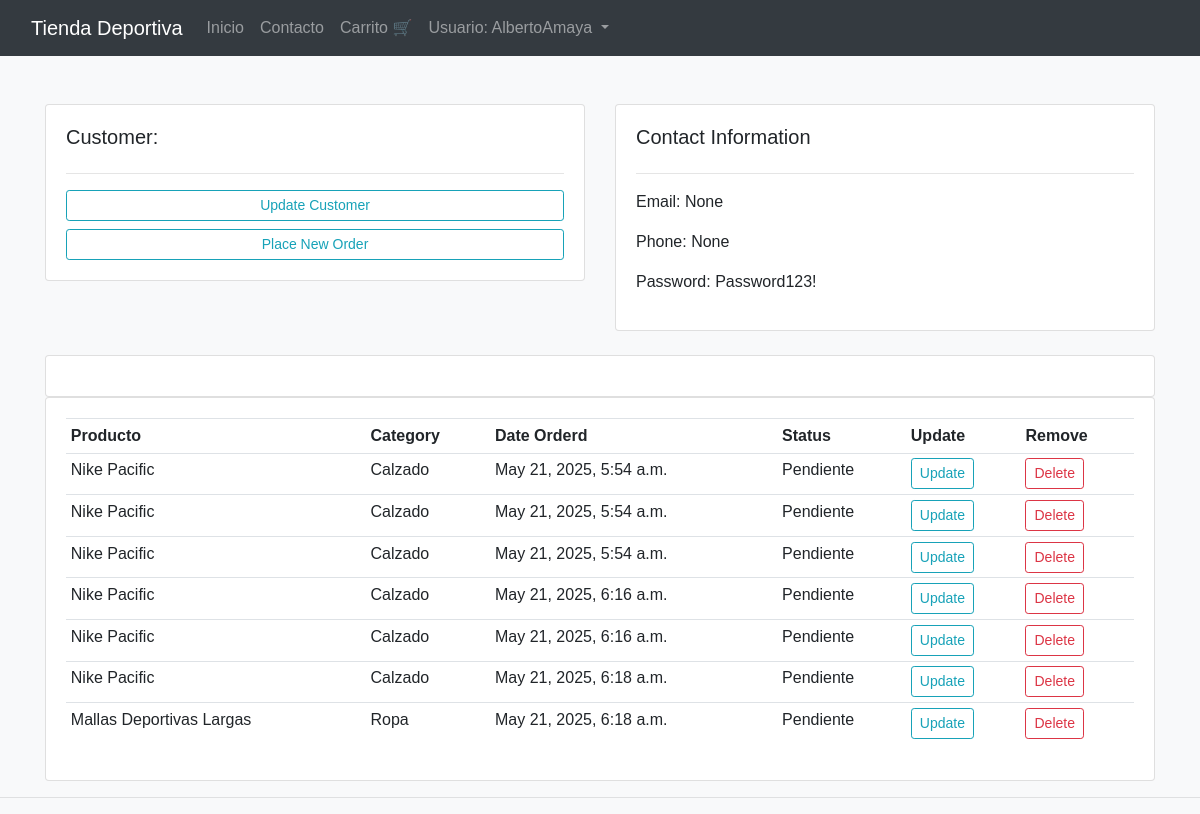
The page /customer/5 (signed in) on the database its author committed.
### accounts/models.py (models this page shows, shortened)
class Customer(models.Model):
    name = models.CharField(max_length=200, null=True)
    phone = models.CharField(max_length=200, null=True)
    email = models.CharField(max_length=200, null=True)
    date_created = models.DateTimeField(auto_now_add=True)
    password = models.CharField(max_length=200, null=True)

class Order(models.Model):
    STATUS = (
        ('Pendiente', 'Pendiente'),
        ('En camino', 'En camino'),
        ('Entregado', 'Entregado')
    )
    customer = models.ForeignKey(Customer, null=True, on_delete= models.SET_NULL)
    product = models.ForeignKey(Product, null=True, on_delete= models.SET_NULL)
    date_created = models.DateTimeField(auto_now_add=True, null=True)
    status = models.CharField(max_length=200, null=True, choices=STATUS)

class Product(models.Model):
    CATEGORY = (
        ('Ropa', 'Ropa'),
        ('Calzado', 'Calzado'),
        ('Accesorios', 'Accesorios'),
        ('Equipamiento', 'Equipamiento'),
        ('Tecnología', 'Tecnología'),
        ('Nutrición','Nutrición')
    )
    name = models.CharField(max_length=200, null=True)
    price = models.FloatField(null=True)
    category = models.CharField(max_length=200, null=True, choices=CATEGORY)
    description = models.CharField(max_length=200, null=True, blank=True)
    date_created = models.DateTimeField(auto_now_add=True, null=True)
    tags = models.ManyToManyField(Tag)
    image = models.ImageField(upload_to='product_images/', null=True, blank=True) #imagenes
    def __str__(self):
        return self.name

### accounts/views.py (the view)
# urls.py: path('customer/<str:pk>', views.customer, name='customer'),  # Vista de cliente individual
def customer(request, pk):
    customer = Customer.objects.get(id=pk)
    orders = customer.order_set.all()
    order_count = orders.count()
    context = {
        'customer': customer,
        'orders': orders,
        'orders_count': order_count
    }
    return render(request, 'customer.html', context)

### templates/customer.html (shortened to what this page needs)
{% extends 'main.html' %}
{% block content%}
<br>
<div class="row">
    <div class="col-md">
        <div class="card card-body">
            <h5>Customer:</h5>
            <hr>
            <a class="btn btn-outline-info btn-sm btn-block" href="">Update Customer</a>
            <a class="btn btn-outline-info btn-sm btn-block" href="{% url 'create_order' customer.id %}">Place New Order</a>
        </div>
    </div>
    <div class="col-md">
        <div class="card card-body">
            <h5>Contact Information</h5>
            <hr>
            <p>Email: {{customer.email}}</p>
            <p>Phone: {{customer.phone}}</p>
            <p>Password: {{customer.password}}</p>
        </div>
    </div>
</div>
<br>
<div class="row">
    <div class="col">
        <div class="card card-body">
        </div>
    </div>
</div>
<div class="row">
    <div class="col-md">
        <div class="card card-body">
            <table class="table table-sm">
                <tr>
                    <th>Producto</th>
                    <th>Category</th>
                    <th>Date Orderd</th>
                    <th>Status</th>
                    <th>Update</th>
                    <th>Remove</th>
                </tr>
                {% for order in orders %}
                <tr>
                    <td>{{order.product}}</td>
                    <td>{{order.product.category}}</td>
                    <td>{{order.date_created}}</td>
                    <td>{{order.status}}</td>
					<td><a class="btn btn-sm btn-outline-info" href="{%url 'update_order' order.id %}">Update</a> </td>
					<td><a class="btn btn-sm btn-outline-danger" href="{%url 'delete_order' order.id %}">Delete</a> </td>
                </tr>
                {% endfor %}
            </table>
        </div>
    </div>
</div>
{% endblock %}

### templates/navbar.html (shortened to what this page needs)
<nav class="navbar navbar-expand-lg navbar-dark bg-dark">
  <div class="container-fluid">
    <a class="navbar-brand" href="{% url 'home' %}">Tienda Deportiva</a>
    <div class="collapse navbar-collapse" id="navbarSupportedContent">
      <ul class="navbar-nav me-auto mb-2 mb-lg-0">
        <li class="nav-item">
          <a class="nav-link" href="{% url 'home' %}">Inicio</a>
        </li>
        <li class="nav-item">
          <a class="nav-link" href="{% url 'contacto' %}">Contacto</a>
        </li>
        <li class="nav-item">
          <a class="nav-link" href="{% url 'cart_view' %}">Carrito 🛒</a>
        </li>
        {% if user.is_authenticated %}
        <li class="nav-item dropdown">
          <a class="nav-link dropdown-toggle" href="#" role="button" data-bs-toggle="dropdown" aria-expanded="false">
            Usuario: {{ user.username }}
          </a>
        </li>
        {% endif %}
      </ul>
    </div>
  </div>
</nav>

### static/css/styles.css (style rules this page uses)
body { background-color: #f8f9fa; font-family: Arial, sans-serif; margin: 0; padding: 0; }
a { color: #0a58ca; text-decoration: none; }

### rows shown on the page
Customer: email "None", phone "None", password "Password123!"
Order: product "Nike Pacific", product.category "Calzado", date_created "May 21, 2025, 5:54 a.m.", status "Pendiente"
Order: product "Nike Pacific", product.category "Calzado", date_created "May 21, 2025, 5:54 a.m.", status "Pendiente"
Order: product "Nike Pacific", product.category "Calzado", date_created "May 21, 2025, 5:54 a.m.", status "Pendiente"
Order: product "Nike Pacific", product.category "Calzado", date_created "May 21, 2025, 6:16 a.m.", status "Pendiente"
Order: product "Nike Pacific", product.category "Calzado", date_created "May 21, 2025, 6:16 a.m.", status "Pendiente"
Order: product "Nike Pacific", product.category "Calzado", date_created "May 21, 2025, 6:18 a.m.", status "Pendiente"
Order: product "Mallas Deportivas Largas", product.category "Ropa", date_created "May 21, 2025, 6:18 a.m.", status "Pendiente"

### other values the page prints
{{ user.username }} "AlbertoAmaya"
